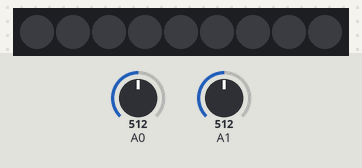
Bench run of a sketch on a simulated Arduino Uno, built for the host (arithmetic inside an expression is 32-bit, double 64-bit). Parts: 9 RGB LEDs in strip order, left to right. The test bench sets the inputs (shaded band); at power-on: A1 = 512, A0 = 512. Dim RGB values are drawn brighter than linear.

Above: at 1.2 s.
1.3 s: A1 set to 716
At 4.5 s:
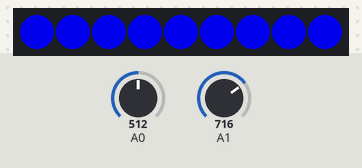
4.6 s: A0 set to 324
At 7.23 s:
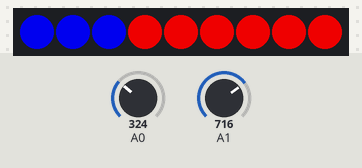
7.9 s: A0 set to 306
10.4 s: A0 set to 122
At 12.6 s:
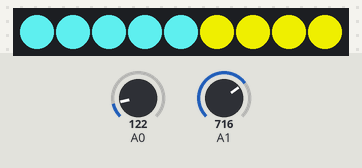
12.7 s: A0 set to 0
At 14.4 s:
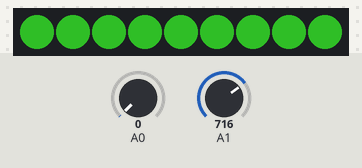
16.0 s: A0 set to 900
At 16.7 s:
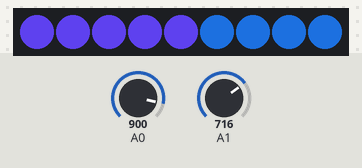
Timing chart, 0 to 19.0 s (numbered marks = the images above; inputs shaded):
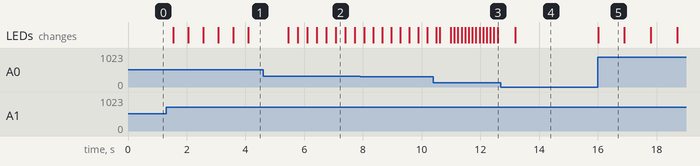

Measured:
- after the input at 1.3 s, the LEDs: first change after 0.24 s (image 1 shows a later state)
- after the input at 12.7 s, the LEDs: change after 0.49 s (image 4)
- after the input at 16.0 s, the LEDs: change at once (image 5)

The sketch:

ked_.ino
```cpp
#include <FastLED.h>
#define LED_PIN     7
#define NUM_LEDS    9
CRGB leds[NUM_LEDS];
void setup() {
  FastLED.addLeds<WS2812, LED_PIN, GRB>(leds, NUM_LEDS);
}
void loop() {
   int a;
   int brillo;
   a=analogRead(A0);
   brillo=analogRead(A1)/6;
   FastLED.setBrightness(brillo);
   a=analogRead(A0);
  for (int i = 0; i <= 9; i++) {
   brillo=analogRead(A1);
   FastLED.setBrightness(brillo);
    leds[i] = CRGB ( 0, 0, 255);
    FastLED.show();
    delay(a);
  }

  for (int i = 9; i >= 0; i--) {
   a=analogRead(A0);
   brillo=analogRead(A1);
   FastLED.setBrightness(brillo);
    leds[i] = CRGB ( 255, 0, 0);
    FastLED.show();
    delay(a);
  }

  for (int i = 0; i <= 9; i++) {
    a=analogRead(A0);
    brillo=analogRead(A1);
   FastLED.setBrightness(brillo);
    leds[i] = CRGB ( 255, 0, 255);
    FastLED.show();
    delay(a);
  }

  for (int i = 9; i >= 0; i--) {
    a=analogRead(A0);
    brillo=analogRead(A1);
   FastLED.setBrightness(brillo);
    leds[i] = CRGB ( 255, 255, 0);
    FastLED.show();
    delay(a);
  }

  for (int i = 0; i <= 9; i++) {
    a=analogRead(A0);
    brillo=analogRead(A1);
   FastLED.setBrightness(brillo);
    leds[i] = CRGB ( 100, 255, 255);
    FastLED.show();
    delay(a);
  }

  for (int i = 9; i >= 0; i--) {
    a=analogRead(A0);
    brillo=analogRead(A1);
   FastLED.setBrightness(brillo);
    leds[i] = CRGB ( 255, 200, 100);
    FastLED.show();
    delay(a);
  }

  for (int i = 0; i <= 9; i++) {
    a=analogRead(A0);
    brillo=analogRead(A1);
   FastLED.setBrightness(brillo);
    leds[i] = CRGB ( 100, 20, 255);
    FastLED.show();
    delay(a);
  }

  for (int i = 9; i >= 0; i--) {
    a=analogRead(A0);
    brillo=analogRead(A1);
   FastLED.setBrightness(brillo);
    leds[i] = CRGB ( 255, 100, 100);
    FastLED.show();
    delay(a);
  }

 // *************************************
    for (int i = 0; i <= 9; i++) {
      a=analogRead(A0);
      brillo=analogRead(A1);
   FastLED.setBrightness(brillo);
    leds[i] = CRGB ( 100, 0, 255);
    FastLED.show();
    delay(a);
  }

  for (int i = 9; i >= 0; i--) {
    a=analogRead(A0);
    brillo=analogRead(A1);
   FastLED.setBrightness(brillo);
    leds[i] = CRGB ( 255, 100, 0);
    FastLED.show();
    delay(a);
  }

  for (int i = 0; i <= 9; i++) {
    a=analogRead(A0);
    brillo=analogRead(A1);
   FastLED.setBrightness(brillo);
    leds[i] = CRGB ( 255, 100, 255);
    FastLED.show();
    delay(a);
  }

  for (int i = 9; i >= 0; i--) {
    a=analogRead(A0);
    brillo=analogRead(A1);
   FastLED.setBrightness(brillo);
    leds[i] = CRGB ( 255, 255, 100);
    FastLED.show();
    delay(a);
  }

  for (int i = 0; i <= 9; i++) {
    a=analogRead(A0);
    brillo=analogRead(A1);
   FastLED.setBrightness(brillo);
    leds[i] = CRGB ( 100, 255, 25);
    FastLED.show();
    delay(a);
  }

  for (int i = 9; i >= 0; i--) {
    a=analogRead(A0);
    brillo=analogRead(A1);
   FastLED.setBrightness(brillo);
    leds[i] = CRGB ( 55, 200, 100);
    FastLED.show();
    delay(a);
  }

  for (int i = 0; i <= 9; i++) {
    a=analogRead(A0);
    brillo=analogRead(A1);
   FastLED.setBrightness(brillo);
    leds[i] = CRGB ( 100, 20, 25);
    FastLED.show();
    delay(a);
  }

  for (int i = 9; i >= 0; i--) {
    a=analogRead(A0);
    brillo=analogRead(A1);
   FastLED.setBrightness(brillo);
    leds[i] = CRGB ( 25, 100, 200);
    FastLED.show();
    delay(a);
  }
 // *************************************
    for (int i = 0; i <= 9; i++) {
      a=analogRead(A0);
      brillo=analogRead(A1);
   FastLED.setBrightness(brillo);
    leds[i] = CRGB ( 100, 69, 255);
    FastLED.show();
    delay(a);
  }

  for (int i = 9; i >= 0; i--) {
    a=analogRead(A0);
    brillo=analogRead(A1);
   FastLED.setBrightness(brillo);
    leds[i] = CRGB ( 255, 100, 68);
    FastLED.show();
    delay(a);
  }

  for (int i = 0; i <= 9; i++) {
    a=analogRead(A0);
    brillo=analogRead(A1);
   FastLED.setBrightness(brillo);
    leds[i] = CRGB ( 58, 100, 55);
    FastLED.show();
    delay(a);
  }

  for (int i = 9; i >= 0; i--) {
    a=analogRead(A0);
    brillo=analogRead(A1);
   FastLED.setBrightness(brillo);
    leds[i] = CRGB ( 65, 55, 100);
    FastLED.show();
    delay(a);
  }

  for (int i = 0; i <= 9; i++) {
    a=analogRead(A0);
    brillo=analogRead(A1);
   FastLED.setBrightness(brillo);
    leds[i] = CRGB ( 60, 255, 200);
    FastLED.show();
    delay(a);
  }

  for (int i = 9; i >= 0; i--) {
    a=analogRead(A0);
    brillo=analogRead(A1);
   FastLED.setBrightness(brillo);
    leds[i] = CRGB ( 55, 20, 100);
    FastLED.show();
    delay(a);
  }

  for (int i = 0; i <= 9; i++) {
    a=analogRead(A0);
    brillo=analogRead(A1);
   FastLED.setBrightness(brillo);
    leds[i] = CRGB ( 10, 20, 25);
    FastLED.show();
    delay(a);
  }

  for (int i = 9; i >= 0; i--) {
    a=analogRead(A0);
    brillo=analogRead(A1);
   FastLED.setBrightness(brillo);
    leds[i] = CRGB ( 25, 100, 20);
    FastLED.show();
    delay(a);

}
}
```
